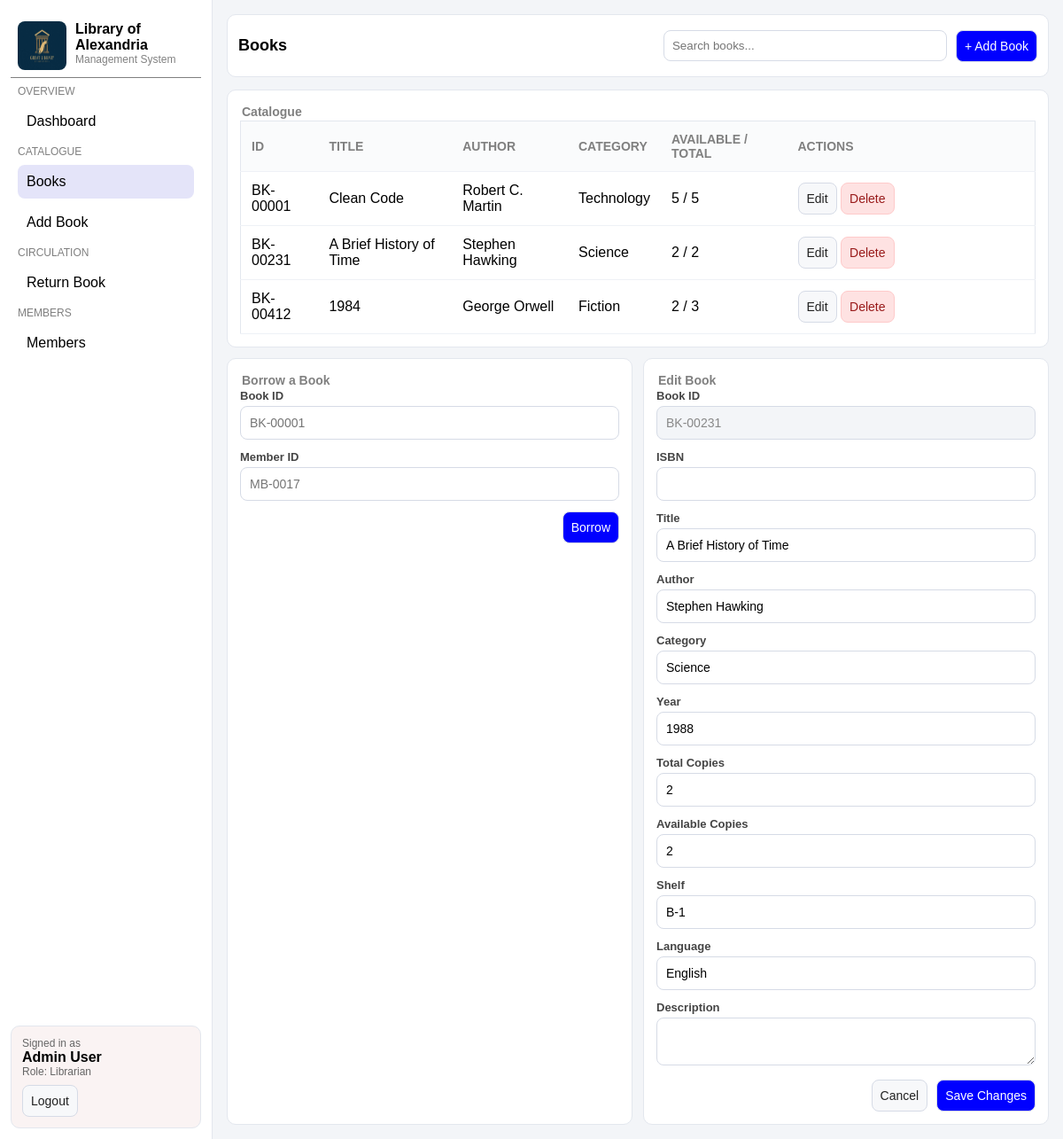
/book.php?edit=BK-00231 (signed in), run on the app's committed database.
### tables this page shows
CREATE TABLE IF NOT EXISTS books (
  id               VARCHAR(32)  NOT NULL,
  isbn             VARCHAR(32)  NULL,
  title            VARCHAR(255) NOT NULL,
  author           VARCHAR(255) NOT NULL,
  category         VARCHAR(80)  NULL,
  publish_year     INT          NULL,
  copies_total     INT          NOT NULL DEFAULT 1,
  copies_available INT          NOT NULL DEFAULT 1,
  shelf            VARCHAR(40)  NULL,
  language         VARCHAR(40)  NULL,
  description      TEXT         NULL,
  created_at       TIMESTAMP    NOT NULL DEFAULT CURRENT_TIMESTAMP,
  PRIMARY KEY (id)
);

### book.php (the view, shortened to what this page needs)
<?php
require_once 'db_connect.php';
$q      = trim($_GET['q'] ?? '');
$editId = trim($_GET['edit'] ?? '');
if ($q !== '') {
    $like = "%$q%";
    $stmt = $conn->prepare('SELECT * FROM books WHERE id LIKE ? OR title LIKE ? OR author LIKE ? OR isbn LIKE ? ORDER BY created_at DESC');
    $stmt->bind_param('ssss', $like, $like, $like, $like);
    $stmt->execute();
    $books = $stmt->get_result()->fetch_all(MYSQLI_ASSOC);
} else {
    $books = $conn->query('SELECT * FROM books ORDER BY created_at DESC')->fetch_all(MYSQLI_ASSOC);
}
$editBook = null;
if ($editId !== '') {
    $stmt = $conn->prepare('SELECT * FROM books WHERE id = ?');
    $stmt->bind_param('s', $editId);
    $stmt->execute();
    $editBook = $stmt->get_result()->fetch_assoc();
}
require_once 'header.php';
?>
      <header class="topbar">
        <h1>Books</h1>
        <div class="actions">
          <form class="search" action="book.php" method="get">
            <input type="text" name="q" placeholder="Search books..." value="<?php echo htmlspecialchars($q); ?>">
          </form>
          <a class="btn primary" href="addbook.php">+ Add Book</a>
        </div>
      </header>
      <section class="grid">
        <div class="card span-12">
          <h2>Catalogue</h2>
          <div class="table-wrap">
            <table>
              <thead>
                <tr>
                  <th>ID</th>
                  <th>Title</th>
                  <th>Author</th>
                  <th>Category</th>
                  <th>Available / Total</th>
                  <th style="width:280px">Actions</th>
                </tr>
              </thead>
              <tbody>
              <?php foreach ($books as $b): ?>
                <tr>
                  <td><?php echo htmlspecialchars($b['id']); ?></td>
                  <td><?php echo htmlspecialchars($b['title']); ?></td>
                  <td><?php echo htmlspecialchars($b['author']); ?></td>
                  <td><?php echo htmlspecialchars($b['category']); ?></td>
                  <td><?php echo (int)$b['copies_available']; ?> / <?php echo (int)$b['copies_total']; ?></td>
                  <td>
                    <a class="btn" href="book.php?edit=<?php echo urlencode($b['id']); ?>">Edit</a>
                    <form action="book.php" method="post" style="display:inline" onsubmit="return confirm('Delete this book?');">
                      <button class="btn danger" type="submit">Delete</button>
                    </form>
                  </td>
                </tr>
              <?php endforeach; ?>
              </tbody>
            </table>
          </div>
        </div>
        <div class="card span-6">
          <h2>Borrow a Book</h2>
          <form action="book.php" method="post">
            <div class="form-grid">
              <div class="field">
                <label for="borrow_book_id">Book ID</label>
                <input id="borrow_book_id" name="book_id" placeholder="BK-00001" required>
              </div>
              <div class="field">
                <label for="borrow_member_id">Member ID</label>
                <input id="borrow_member_id" name="member_id" placeholder="MB-0017" required>
              </div>
            </div>
            <div class="form-actions">
              <button class="btn primary" type="submit">Borrow</button>
            </div>
          </form>
        </div>
        <?php if ($editBook): ?>
        <div class="card span-6">
          <h2>Edit Book</h2>
          <form action="book.php" method="post">
            <div class="form-grid">
              <div class="field">
                <label>Book ID</label>
                <input value="<?php echo htmlspecialchars($editBook['id']); ?>" disabled>
              </div>
              <div class="field">
                <label for="isbn">ISBN</label>
                <input id="isbn" name="isbn" value="<?php echo htmlspecialchars($editBook['isbn']); ?>">
              </div>
              <div class="field">
                <label for="title">Title</label>
                <input id="title" name="title" value="<?php echo htmlspecialchars($editBook['title']); ?>" required>
              </div>
              <div class="field">
                <label for="author">Author</label>
                <input id="author" name="author" value="<?php echo htmlspecialchars($editBook['author']); ?>" required>
              </div>
              <div class="field">
                <label for="category">Category</label>
                <input id="category" name="category" value="<?php echo htmlspecialchars($editBook['category']); ?>">
              </div>
              <div class="field">
                <label for="year">Year</label>
                <input id="year" name="year" type="number" min="0" value="<?php echo (int)$editBook['publish_year']; ?>">
              </div>
              <div class="field">
                <label for="copies_total">Total Copies</label>
                <input id="copies_total" name="copies_total" type="number" min="1" value="<?php echo (int)$editBook['copies_total']; ?>" required>
              </div>
              <div class="field">
                <label for="copies_available">Available Copies</label>
                <input id="copies_available" name="copies_available" type="number" min="0" value="<?php echo (int)$editBook['copies_available']; ?>" required>
              </div>
              <div class="field">
                <label for="shelf">Shelf</label>
                <input id="shelf" name="shelf" value="<?php echo htmlspecialchars($editBook['shelf']); ?>">
              </div>
              <div class="field">
                <label for="language">Language</label>
                <input id="language" name="language" value="<?php echo htmlspecialchars($editBook['language']); ?>">
              </div>
              <div class="field">
                <label for="description">Description</label>
                <textarea id="description" name="description"><?php echo htmlspecialchars($editBook['description']); ?></textarea>
              </div>
            </div>
            <div class="form-actions">
              <a class="btn" href="book.php">Cancel</a>
              <button class="btn primary" type="submit">Save Changes</button>
            </div>
          </form>
        </div>
        <?php endif; ?>
      </section>
<?php require_once 'footer.php'; ?>

### heisenberg.css (style rules this page uses)
* { box-sizing: border-box; }
body { margin: 0; font-family: Arial, Helvetica, sans-serif; background: #f3f5f8; color: black; }
.topbar { display: flex; justify-content: space-between; align-items: center; background-color: white; border: 1px solid #e3e7ee; border-radius: 10px; padding: 12px; }
.topbar h1 { font-size: 18px; }
.topbar .actions { display: flex; align-items: center; gap: 10px; }
.search input { padding: 9px; border: 1px solid #d6dbe6; border-radius: 8px; width: 320px; }
.grid { margin-top: 14px; display: grid; grid-template-columns: repeat(12, 1fr); gap: 12px; }
.card { background: #fff; border: 1px solid #e3e7ee; border-radius: 10px; padding: 14px; }
.card h2 { margin: 2px; font-size: 14px; color: grey; }
.span-6 { grid-column: span 6; }
.span-12 { grid-column: span 12; }
.btn { display: inline-block; padding: 9px; border-radius: 8px; border: 1px solid #d6dbe6; background: #f7f8fa; color: #222; text-decoration: none; cursor: pointer; font-size: 14px; }
.btn.primary { background: blue; color: #fff; }
.btn.danger { background: #fee2e2; border-color: #fecaca; color: #991b1b; }
.table-wrap { overflow-x: auto; }
table { width: 100%; border-collapse: collapse; min-width: 720px; background: white; border: 1px solid #e3e7ee; }
th, td { padding: 12px; border-bottom: 1px solid #eef1f6; text-align: left; }
th { font-size: 14px; text-transform: uppercase; color: grey; background: #fafbfc; }
label { display: block; font-size: 13px; font-weight: 600; color: #444; margin-bottom: 4px; }
.form-grid { display: grid; gap: 12px; }
.field input, .field select, .field textarea { width: 100%; padding: 10px; border-radius: 8px; border: 1px solid #d6dbe6; background: white; font-size: 14px; font-family: inherit; }
.field input:disabled { background: #f3f5f8; color: #888; }
.form-actions { margin-top: 12px; display: flex; justify-content: flex-end; gap: 10px; }

### data on the page
books: id "BK-00001", title "Clean Code", author "Robert C. Martin", category "Technology", copies_available "5", copies_total "5"
books: id "BK-00231", title "A Brief History of Time", author "Stephen Hawking", category "Science", copies_available "2", copies_total "2", year "1988", shelf "B-1", language "English"
books: id "BK-00412", title "1984", author "George Orwell", category "Fiction", copies_available "2", copies_total "3"

### other printed values
$adminName "Admin User"
